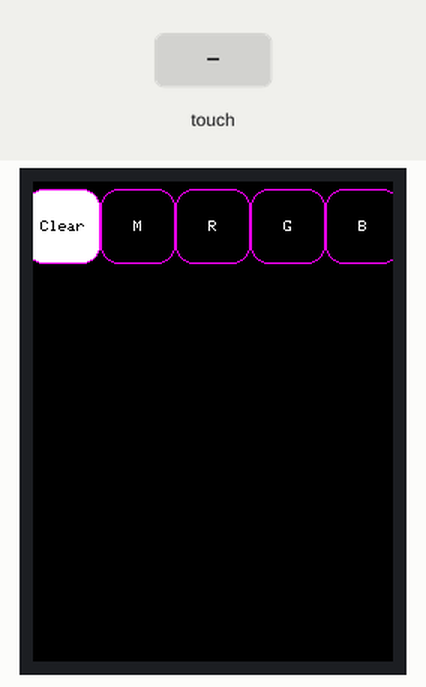
This sketch was run on a simulated Arduino Mega 2560, built with avr-gcc and run on an emulated ATmega2560. Parts: 240×320 colour display. The inputs (shaded band) are chosen by the test bench. What the sketch prints to the serial monitor is not drawn.

Above: at 1.4 s.
1.5 s: touch panel pressed at 38 % / 90 % of its raw x / y range
At 2.8 s:
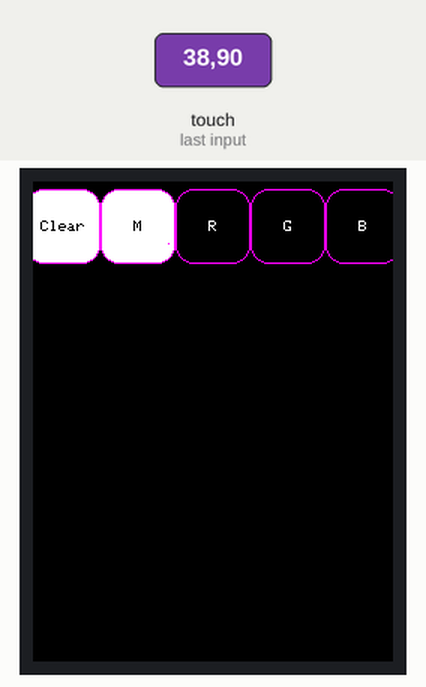
3.1 s: touch panel pressed at 62 % / 90 % of its raw x / y range
At 4.0 s:
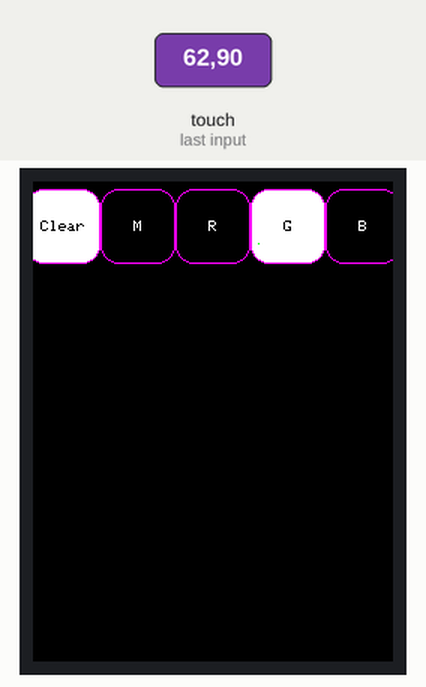
4.7 s: touch panel pressed at 87 % / 90 % of its raw x / y range
At 5.2 s:
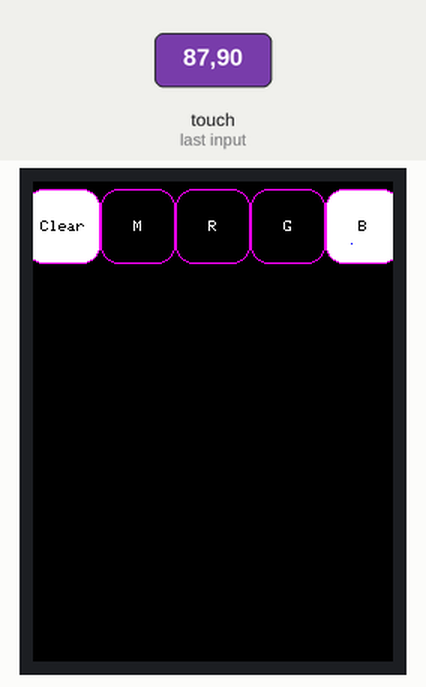
6.3 s: touch panel pressed at 38 % / 90 % of its raw x / y range
At 7.7 s:
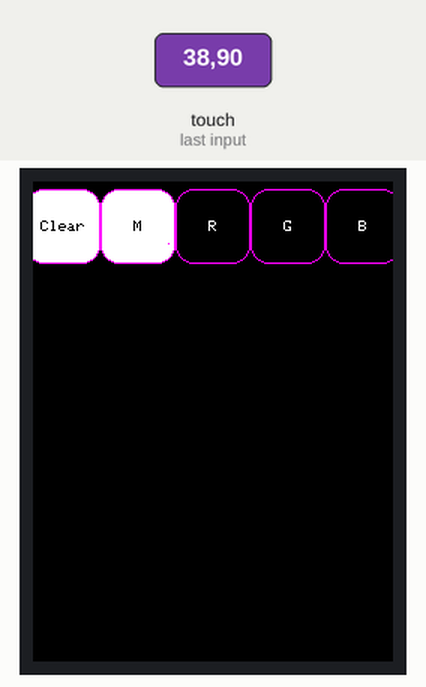
Timing chart, 0 to 8.9 s (numbered marks = the images above; inputs shaded):
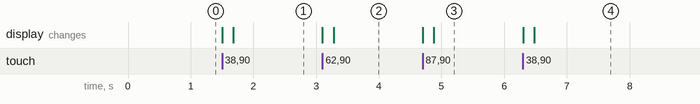

The sketch:

finger_painting.ino
```cpp
#if 1

#include <Adafruit_GFX.h>
#include <MCUFRIEND_kbv.h>
MCUFRIEND_kbv tft;
#include <TouchScreen.h>

#define BLACK   0x0000
#define BLUE    0x001F
#define RED     0xF800
#define GREEN   0x07E0
#define CYAN    0x07FF
#define MAGENTA 0xF81F
#define YELLOW  0xFFE0
#define WHITE   0xFFFF

#define MINPRESSURE 200
#define MAXPRESSURE 1000
const int XP = 6, XM = A2, YP = A1, YM = 7; //ID=0x9341
const int TS_LEFT = 907, TS_RT = 136, TS_TOP = 942, TS_BOT = 139;

TouchScreen ts = TouchScreen(XP, YP, XM, YM, 300);

Adafruit_GFX_Button bot_btn, bot2_btn, bot3_btn, bot4_btn, bot5_btn;

uint16_t color = 0xFFFF;

int pixel_x, pixel_y;     //Touch_getXY() updates global vars
bool Touch_getXY(void)
{
    TSPoint p = ts.getPoint();
    pinMode(YP, OUTPUT);      //restore shared pins
    pinMode(XM, OUTPUT);
    digitalWrite(YP, HIGH);   //because TFT control pins
    digitalWrite(XM, HIGH);
    bool pressed = (p.z > MINPRESSURE && p.z < MAXPRESSURE);
    if (pressed) {
        pixel_x = map(p.x, TS_LEFT, TS_RT, 0, tft.width()); //.kbv makes sense to me
        pixel_y = map(p.y, TS_TOP, TS_BOT, 0, tft.height());
    }
    return pressed;
}

/////////////////////////////////////////////////////////////

const int size = 50;

const int width = tft.width(), height = tft.height();

int pos_x = width / 2 + size;
int pos_y = height / 2 + size;

void setup(void) {
////////////////////////////////////////////////////////////////////////////////////////
    Serial.begin(9600);
    uint16_t ID = tft.readID();
    Serial.print("TFT ID = 0x");
    Serial.println(ID, HEX);
    Serial.println("Calibrate for your Touch Panel");
    if (ID == 0xD3D3) ID = 0x9486; // write-only shield
    tft.begin(ID);
    tft.setRotation(0);            //PORTRAIT
    tft.fillScreen(BLACK);
////////////////////////////////////////////////////////////////////////////////////////

  bot_btn.initButton   (&tft, size + 20, size - 20, size, size, MAGENTA, BLACK, WHITE, "M", 1);
  bot_btn.drawButton(false);

  bot2_btn.initButton   (&tft, size * 2 + 20, size - 20, size, size, MAGENTA, BLACK, WHITE, "R", 1);
  bot2_btn.drawButton(false);

  bot3_btn.initButton   (&tft, size * 3 + 20, size - 20, size, size, MAGENTA, BLACK, WHITE, "G", 1);
  bot3_btn.drawButton(false);

  bot4_btn.initButton   (&tft, size * 4 + 20, size - 20, size, size, MAGENTA, BLACK, WHITE, "B", 1);
  bot4_btn.drawButton(false);

  bot5_btn.initButton   (&tft, 20, size - 20, size, size, MAGENTA, WHITE, BLACK, "Clear", 1);
  bot5_btn.drawButton(false);
}

void loop(void) {
    bool down = Touch_getXY();

    tft.setCursor(pos_x,pos_y);

    bot_btn.press  (down && bot_btn.contains(width - pixel_x, pixel_y));
    bot2_btn.press (down && bot2_btn.contains(width - pixel_x, pixel_y));
    bot3_btn.press (down && bot3_btn.contains(width - pixel_x, pixel_y));
    bot4_btn.press (down && bot4_btn.contains(width - pixel_x, pixel_y));
    bot5_btn.press (down && bot5_btn.contains(width - pixel_x, pixel_y));

    if (bot_btn.justReleased()) {
      bot_btn.drawButton(true);
      bot2_btn.drawButton(false);
      bot3_btn.drawButton(false);
      bot4_btn.drawButton(false);
    }

    if (bot2_btn.justReleased()) {
      bot_btn.drawButton(false);
      bot2_btn.drawButton(true);
      bot3_btn.drawButton(false);
      bot4_btn.drawButton(false);
    }


    if (bot3_btn.justReleased()) {
      bot_btn.drawButton(false);
      bot2_btn.drawButton(false);
      bot3_btn.drawButton(true);
      bot4_btn.drawButton(false);
    }

    if (bot4_btn.justReleased()) {
      bot_btn.drawButton(false);
      bot2_btn.drawButton(false);
      bot3_btn.drawButton(false);
      bot4_btn.drawButton(true);
    }

    if (bot_btn.justPressed())
        color = MAGENTA;
    if (bot2_btn.justPressed())
        color = RED;
    if (bot3_btn.justPressed())
        color = GREEN;
    if (bot4_btn.justPressed())
        color = BLUE;
    if (bot5_btn.justPressed()) {
        tft.setCursor(0,0);
        tft.fillRect(0, size + 5, width, height, BLACK);
    }
    tft.drawPixel(width - pixel_x, pixel_y, color);
}
#endif
```

Measured:
- after the input at 1.5 s, the display: first changes at once (image 1 shows a later state)
- after the input at 3.1 s, the display: first changes at once (image 2 shows a later state)
- after the input at 4.7 s, the display: first changes at once (image 3 shows a later state)
- after the input at 6.3 s, the display: first changes at once (image 4 shows a later state)
